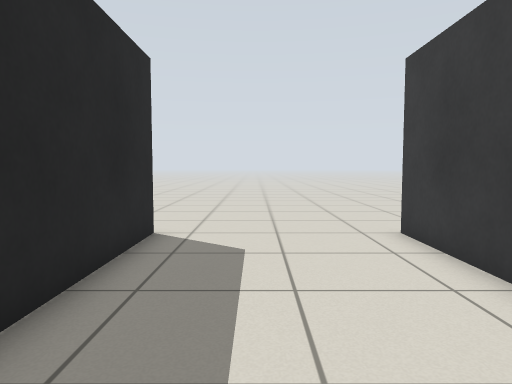
[1] (above)

16 first-person views from a walk through a Gazebo world. The camera is 0.78 m above the floor, tilts 4° down and sees 70° across. The floor is counted in squares, 0.5 m on a side. Each view is taken from the middle of a square. On the plan, view 1 faces up. The plan holds only what a view shows up to about 16 squares ahead; the rest is blank. Surface patterns are stand-ins for the level's own textures.

[2]
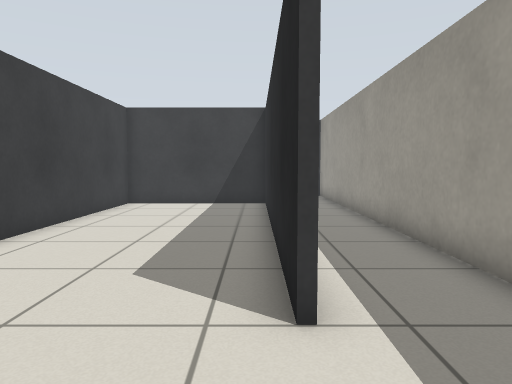

[3]
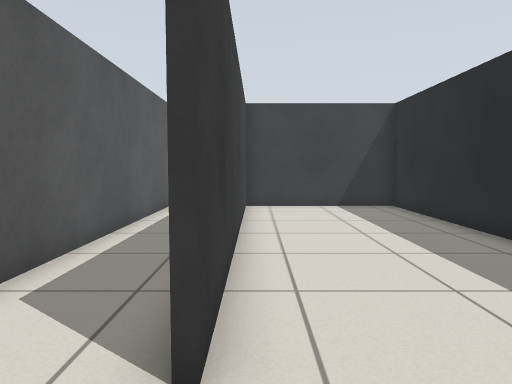

[4]
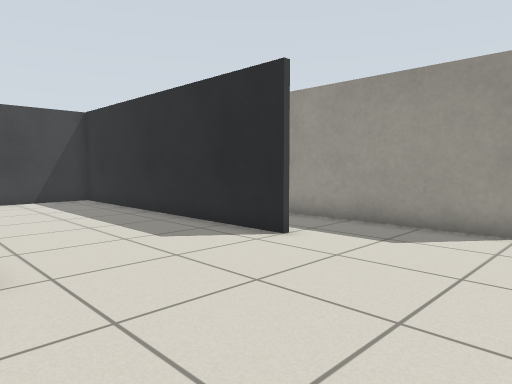

[5]
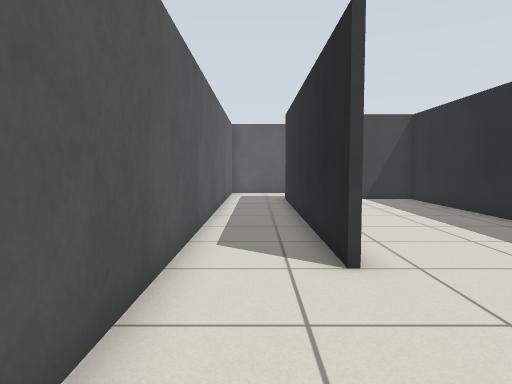

[6]
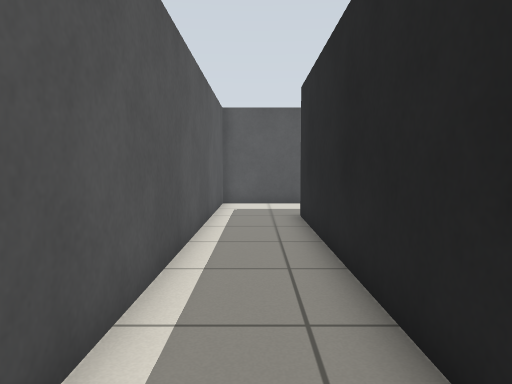

[7]
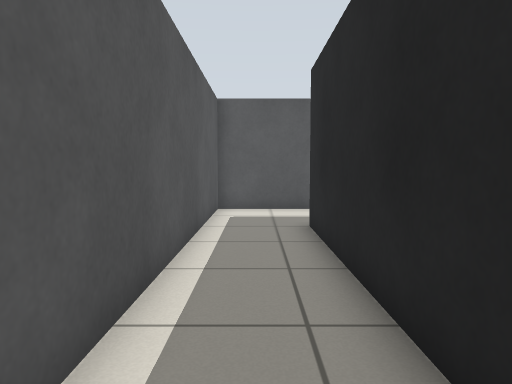

[8]
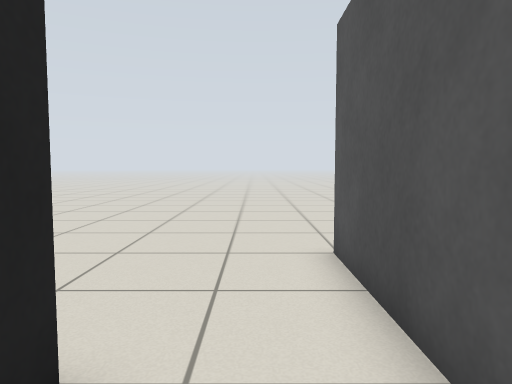

[9]
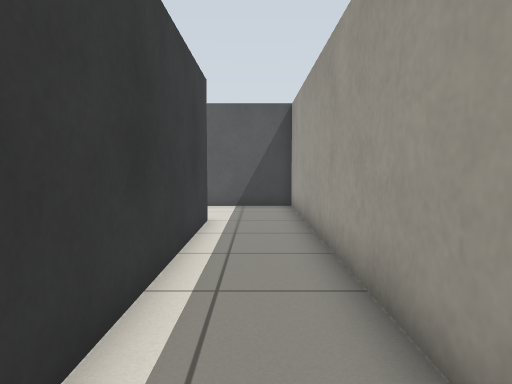

[10]
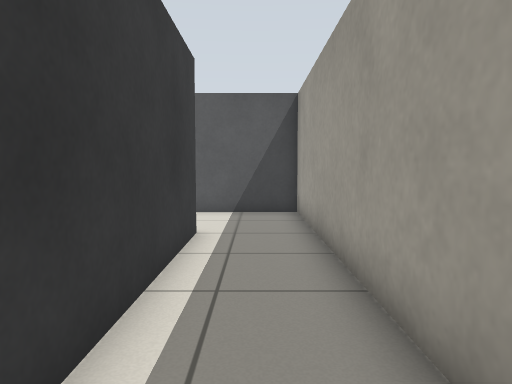

[11]
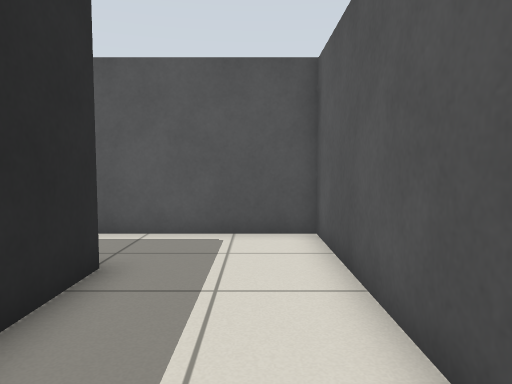

[12]
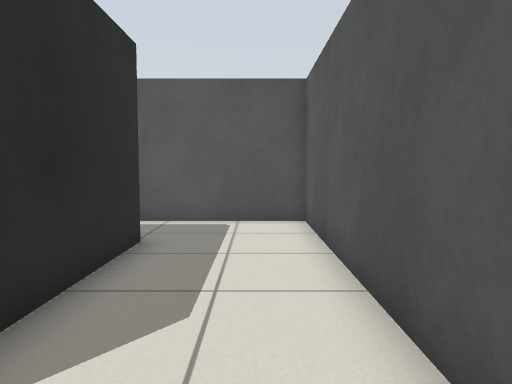

[13]
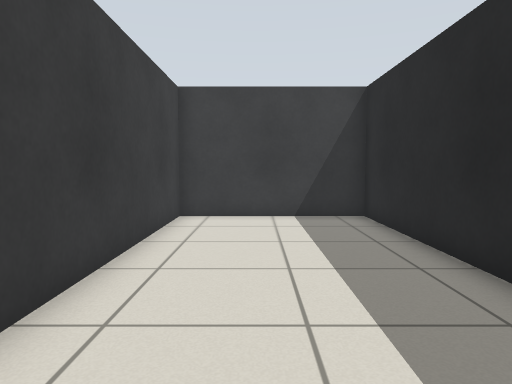

[14]
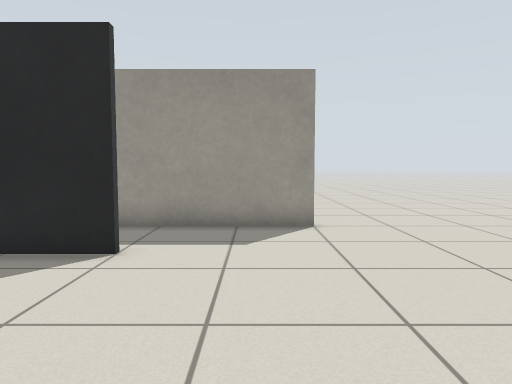

[15]
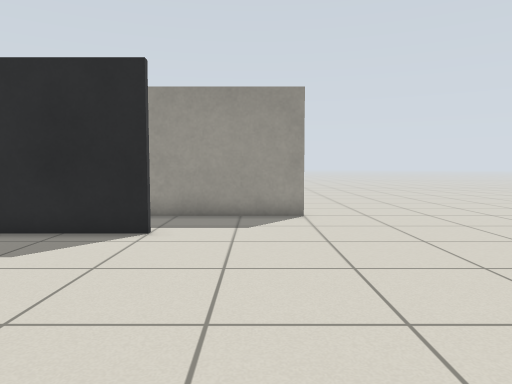

[16]
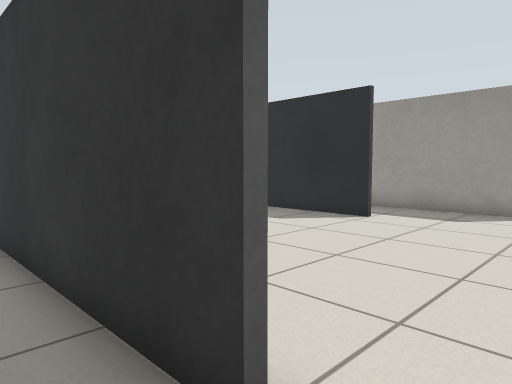

### Floor plan
Points are (right, up) in squares from view 1. A wall is a line through its corners. A room is listed if a view was taken in it or the views show most of it. See-through windows are left out.
Room 1 (views 1, 2, 3, 4, 5, 6, 7, 8, 9, 10, 11, 12, 13, 14, 15)
walls: (3.6, 8.5) (3.6, -3.6) (-0.7, -3.6); (-2.4, 8.6) (-2.4, -3.4) (3.4, -3.4) (3.4, 8.5); (-2.6, -3.5) (-2.6, 5.1); (-5.4, 12.6) (-5.4, -7.4) (6.4, -7.4) (6.4, 12.5)
ways out: opening at (7, 13.5) to room 2; opening at (-5, 13.5)
Room 2 (view 16)
walls: (6.6, 12.6) (6.6, 5.8)
ways out: opening at (7, 13.5) to room 1

Where each view was taken, in squares from view 1:
view 1: 0 up, 0 right, facing up
view 2: 12 up, 2 left, facing down
view 3: 11 up, 3 right, facing down
view 4: 14 up, 4 right, facing down-left
view 5: 14 up, 5 right, facing down
view 6: 8 up, 5 right, facing down
view 7: 6 up, 5 right, facing down
view 8: 6 up, 5 right, facing up
view 9: 7 up, 4 left, facing down
view 10: 5 up, 4 left, facing down
view 11: 6 down, 2 left, facing right
view 12: 6 down, 4 left, facing right
view 13: 8 up, 1 right, facing down
view 14: 11 up, 4 right, facing left
view 15: 11 up, 6 right, facing left
view 16: 14 up, 8 right, facing down-left
